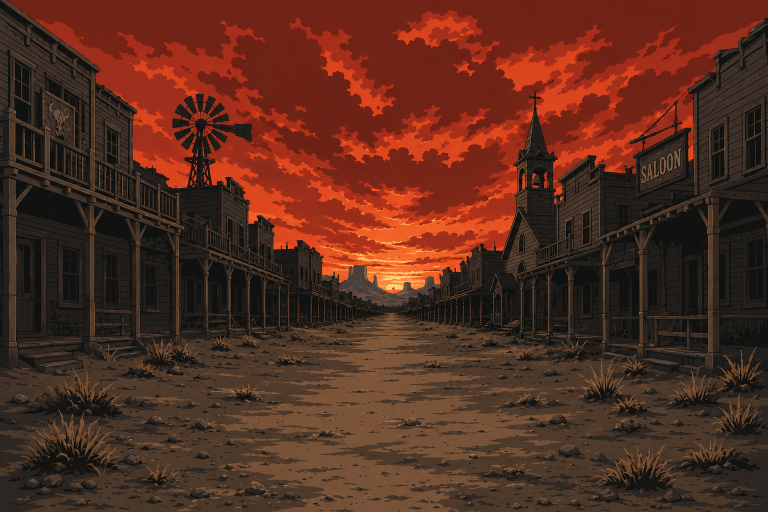
#> input picture web-sdk/apps/tombstone-reborn/assets-raw/preload/bg.png, 1536 x 1024 px, found by its file name (shown at 1/2 size)
$ python compose_preload_preview.py
#> lines starting #> are read from the running program, lines starting #| are printed output that depends on the picture
"""Compose the preload layout at desktop canvas size for visual check."""

from __future__ import annotations

from pathlib import Path

from PIL import Image, ImageDraw, ImageFont

APP = Path(__file__).resolve().parents[1]
PRE = APP / "assets" / "sprites" / "preload"
MIRROR = APP / "assets" / "sprites" / "mirror"
BG = PRE / "bg.png"
LOGO = MIRROR / "tr_logo.png"
OUT = APP / "assets-raw" / "preload" / "preview_desktop.png"

W, H = 1422, 800
BG_W, BG_H = 1536, 1024
ACTIVE_RATIO = 823 / 479
SIDE_RATIO = 572 / 298
ARROW_RATIO = 305 / 180
CONTINUE_RATIO = 165 / 784
CARD_ART_TOP = 0.22
CARD_ART_BOT = 0.62
CARD_TITLE_Y = 0.925
CARD_BODY_MAX_BOTTOM = 0.86
CARD_ART_W = 0.66
LOGO_ASPECT = 717 / 1514

ART = {
    -1: MIRROR / "tr_scatter_super.png",
    0: MIRROR / "tr_scatter.png",
    1: MIRROR / "tr_sp.png",
}
TITLES = {-1: "THE RECKONING", 0: "THE WAKE", 1: "SPLIT"}
BODIES = {
    -1: "A SUPER SCATTER OPENS\nTHE LAST-REEL LANE",
    0: "3 BONUS TOMBSTONES\nUNLOCK 10 BONUS SPINS",
    1: "ONE SYMBOL GAINS EXTRA WAYS\nTHEN TURNS WILD",
}


# [12 lines left out: functions fit, paste_c, not called in this run]


def box(cx: float, cy: float, w: float, h: float) -> tuple[float, float, float, float]:
    return (cx - w / 2, cy - h / 2, cx + w / 2, cy + h / 2)


def overlap(a: tuple[float, float, float, float], b: tuple[float, float, float, float]) -> bool:
    return a[0] < b[2] - 0.5 and b[0] < a[2] - 0.5 and a[1] < b[3] - 0.5 and b[1] < a[3] - 0.5


def main() -> None:
    scale = max(W / BG_W, H / BG_H)
    drawn_w, drawn_h = BG_W * scale, BG_H * scale
    bg = Image.open(BG).convert("RGBA").resize((int(drawn_w), int(drawn_h)), Image.LANCZOS)
    canvas = Image.new("RGBA", (W, H), (5, 3, 8, 255))
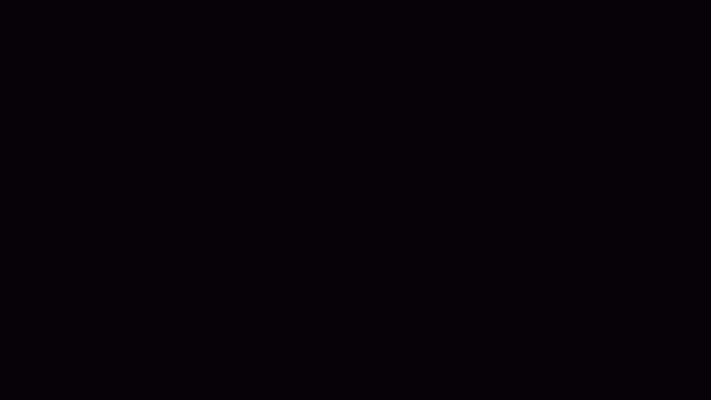
#> canvas: PIL image 1422x800 RGBA (shown at 1/2 size); mean R, G, B, A 5, 3, 8, 255
    origin = (int(W / 2 - drawn_w / 2), int(H / 2 - drawn_h / 2))
    canvas.alpha_composite(bg, origin)
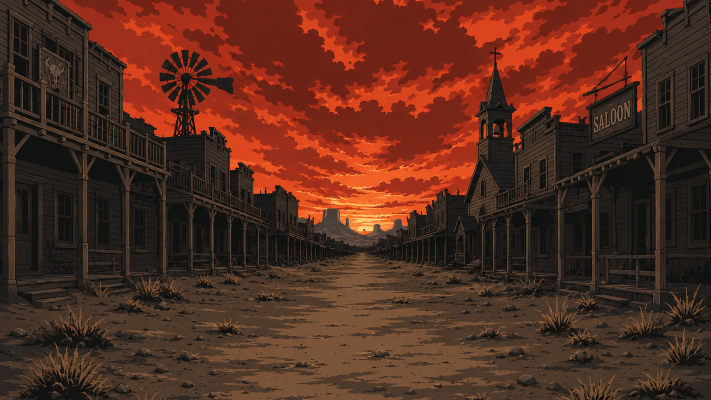
#> canvas: PIL image 1422x800 RGBA (shown at 1/2 size); mean R, G, B, A 85.3, 44.9, 31.2, 255

    try:
        title_font = ImageFont.truetype("C:/Windows/Fonts/arialbd.ttf", 13)
        body_font = ImageFont.truetype("C:/Windows/Fonts/arialbd.ttf", 15)
    except OSError:
        title_font = body_font = ImageFont.load_default()

    stage_w = max(160, W * 0.86)
    logo_w = min(stage_w * 0.36, H * 0.16 / LOGO_ASPECT, 340)
    logo_h = logo_w * LOGO_ASPECT
    logo_y = max(logo_h * 0.52 + 10, H * 0.08)
    continue_w = min(stage_w * 0.48, W * 0.36)
    continue_h = continue_w * CONTINUE_RATIO
    continue_y = H - continue_h * 0.5 - max(10, H * 0.02)
    card_top = logo_y + logo_h * 0.5 + max(10, H * 0.02)
    card_bot = continue_y - continue_h * 0.5 - max(36, H * 0.07)
    budget = max(120, card_bot - card_top)
    card_y = (card_top + card_bot) * 0.5
    card_gap = max(8, stage_w * 0.016)
    arrow_pad = max(10, stage_w * 0.014)
    raw_center_h = budget
    raw_center_w = raw_center_h / ACTIVE_RATIO
    raw_side_h = raw_center_h * 0.84
    raw_side_w = raw_side_h / SIDE_RATIO
    raw_arrow_h = raw_center_h * 0.22
    raw_arrow_w = raw_arrow_h / ARROW_RATIO
    raw_row = raw_center_w + (raw_side_w + card_gap) * 2 + (raw_arrow_w + arrow_pad) * 2
    scale_c = min(1, (stage_w * 0.96) / raw_row)
    a_w, a_h = raw_center_w * scale_c, raw_center_h * scale_c
    s_w, s_h = raw_side_w * scale_c, raw_side_h * scale_c
    arrow_h, arrow_w = raw_arrow_h * scale_c, raw_arrow_w * scale_c
    side_span = s_w + card_gap * scale_c
    arrow_x = a_w * 0.5 + side_span + arrow_pad * scale_c + arrow_w * 0.5
    card_bottom = card_y + a_h * 0.5
    dot_size = min(stage_w * 0.038, 28)
    dots_y = min(
        continue_y - continue_h * 0.5 - dot_size * 0.7,
        card_bottom + max(10, a_h * 0.035) + dot_size * 0.5,
    )
#> (the run stopped early here; a loop or call above may not have finished)
